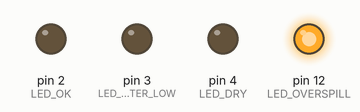
This sketch was run on a simulated Arduino Uno, built with avr-gcc and run on an emulated ATmega328P. Parts: output pins drawn as LEDs (lit = HIGH).

Above: at 0.5 s.
At 3.5 s:
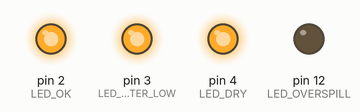
Timing chart, 0 to 4.6 s (numbered marks = the images above):
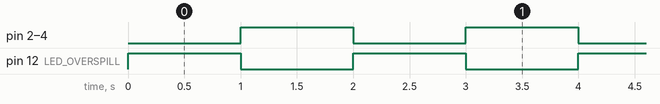

The sketch:

leds.ino
```cpp
int LED_OK = 2;
int LED_WATER_LOW = 3;
int LED_DRY = 4;
int LED_OVERSPILL = 12;

void setup() {
  pinMode(LED_OK, OUTPUT);
  pinMode(LED_WATER_LOW, OUTPUT);
  pinMode(LED_DRY, OUTPUT);
  pinMode(LED_OVERSPILL, OUTPUT);
}

void loop() {
  digitalWrite(LED_OK, LOW);
  digitalWrite(LED_WATER_LOW, LOW);
  digitalWrite(LED_DRY, LOW);
  digitalWrite(LED_OVERSPILL, HIGH);
  delay(1000);
  digitalWrite(LED_OK, HIGH);
  digitalWrite(LED_WATER_LOW, HIGH);
  digitalWrite(LED_DRY, HIGH);
  digitalWrite(LED_OVERSPILL, LOW);
  delay(1000);
}
```

Measured:
- by itself, pin 2 (LED_OK), pin 3 (LED_WATER_LOW), pin 4 (LED_DRY), pin 12 (LED_OVERSPILL): alternates HIGH for 1.0 s and LOW for 1.0 s
